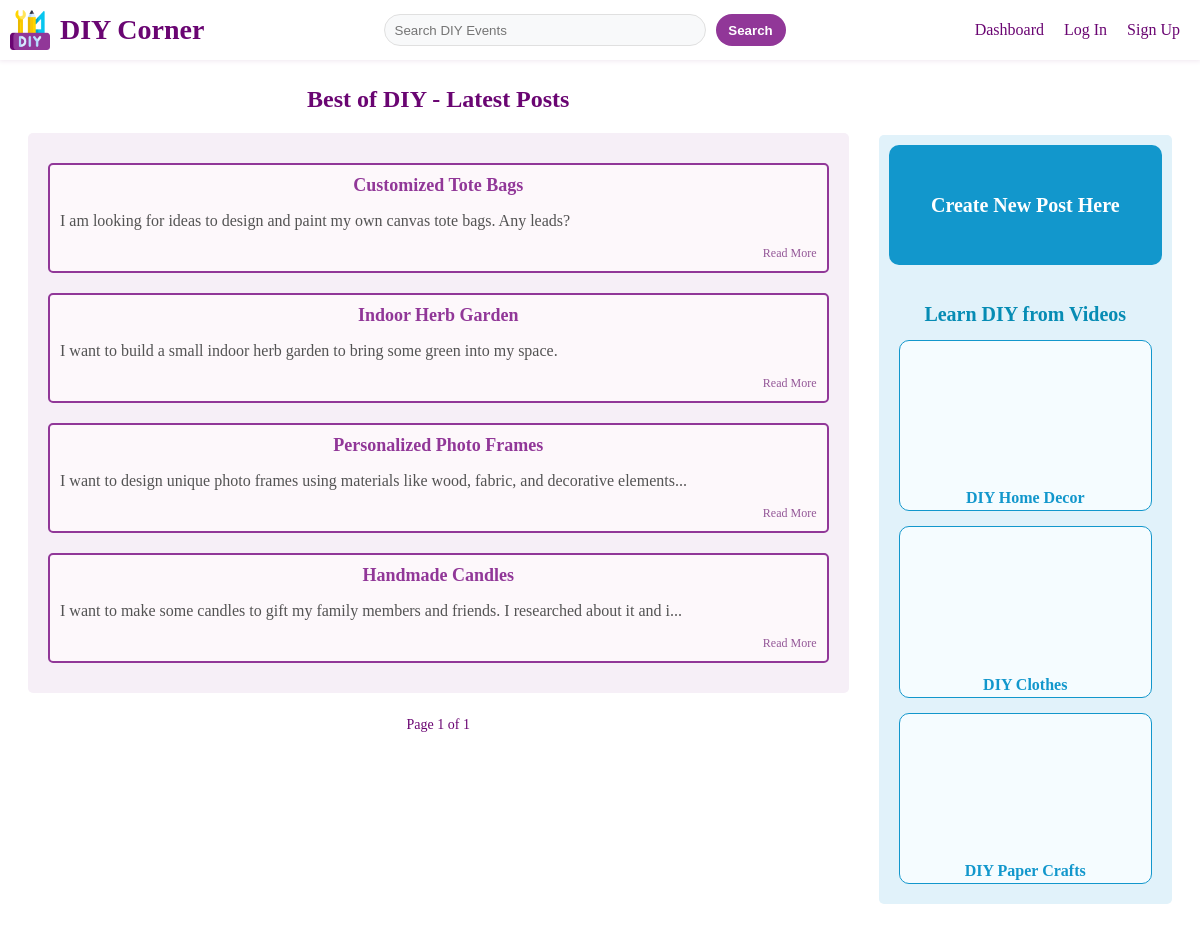
/dashboard, run on the app's committed database.
### app/models.py (models this page shows, shortened)
class Post(db.Model):
    __tablename__ = 'post'
    id = db.Column(db.Integer, primary_key=True, autoincrement=True)
    title = db.Column(db.String(100), nullable=False)
    content = db.Column(db.Text, nullable=False)
    date_posted = db.Column(db.DateTime, nullable=False, default=datetime.now)
    user_id = db.Column(db.Integer, db.ForeignKey('user.id'), nullable=False)
    author = db.relationship('User', backref=db.backref('post'))

### app/routes.py (the view)
@app.route('/dashboard', methods=['GET', 'POST'])
def dashboard():
    form=PostForm()
    page = request.args.get('page', 1, type=int)
    posts = Post.query.order_by(Post.date_posted.desc()).paginate(page=page, per_page=4)
    return render_template('dashboard.html', title='Dashboard', user=current_user, posts=posts, form=form, page=page)

### app/forms.py
class PostForm(FlaskForm):
    title = TextAreaField('Title', validators=[DataRequired()])
    content = TextAreaField('Content', validators=[DataRequired()])
    submit = SubmitField('Create new post')

### app/templates/dashboard.html (shortened to what this page needs)
{% extends "base.html" %}
{% block content %}
    <div class="dashboard-container">
        <div class="dashboard-left">
            <h1>Best of DIY - Latest Posts</h1>
            <div class="all-posts">
                {% for post in posts.items %}
                <div class="all-posts-list">
                    <a href="{{ url_for('details', post_id=post.id) }}" class="all-posts-title">{{ post.title }}</a>
                    <p>{{ post.content | truncate(100) }}</p>
                    <a href="{{ url_for('details', post_id=post.id) }}" class="read-more">Read More</a>
                </div>
                {% endfor %}
            </div>
            <div class="pages">
                <p>Page {{ posts.page }} of {{ posts.pages }}</p>
            </div>
        </div>
        <div class="dashboard-right">
            <a href="{{ url_for('post') }}" class="create-button">Create New Post Here</a>
            <h1>Learn DIY from Videos</h1>
            <div class="video-grid">
                    <div class="video-container">
                        <iframe src="https://www.youtube.com/embed/QVfEGFvIDnc?si=Cei9VK51KD9ou2X9" title="YouTube video player" allow="accelerometer; autoplay; clipboard-write; encrypted-media; gyroscope; picture-in-picture; web-share" allowfullscreen></iframe>
                        <p>DIY Home Decor</p>
                    </div>
                    <div class="video-container">
                        <iframe src="https://www.youtube.com/embed/x3GINpzPkXo?si=aq_kUpp5knVp_4PK" title="YouTube video player" allow="accelerometer; autoplay; clipboard-write; encrypted-media; gyroscope; picture-in-picture; web-share" allowfullscreen></iframe>
                        <p>DIY Clothes</p>
                    </div>
                    <div class="video-container">
                        <iframe src="https://www.youtube.com/embed/drT-Qp1PA30?si=W9aBeQiDM2I64Jkm" title="YouTube video player" allow="accelerometer; autoplay; clipboard-write; encrypted-media; gyroscope; picture-in-picture; web-share" allowfullscreen></iframe>
                        <p>DIY Paper Crafts</p>
                    </div>
            </div>
        </div>
    </div>
{% endblock %}

### app/static/css/base.css (style rules this page uses)
* { list-style: none; text-decoration: none; }

### app/static/css/index.css (style rules this page uses)
* { list-style: none; text-decoration: none; }

### app/static/css/dashboard.css (style rules this page uses)
* { list-style: none; text-decoration: none; }
.dashboard-container { display: flex; padding: 20px; margin-top: 50px; }
.dashboard-left { flex: 3; width: 75%; margin-right: 30px; }
.dashboard-left h1 { font-size: 24px; color: #6a0572; font-weight: 800; text-align: center; margin-bottom: 20px; }
.all-posts { padding: 10px 20px; background-color: #f6eff7; border-radius: 5px; }
.all-posts-list { position: relative; border: 2px solid #913798; padding: 10px; margin-top: 20px; margin-bottom: 20px; background-color: #fdf8fb; border-radius: 5px; word-wrap: break-word; word-break: break-all; }
.all-posts-title { display: block; text-align: center; font-size: 18px; color: #913798; font-weight: 700; }
.all-posts-list p { font-size: 16px; color: #535353; font-weight: 400; text-align: justify; }
.read-more { display: block; text-align: right; font-size: 12px; color: #935697; font-weight: 500; }
.pages { display: flex; justify-content: space-between; align-items: center; text-align: center; margin-top: 10px; }
.pages p { flex: 1; font-size: 14px; color: #6a0572; font-weight: 500; }
.dashboard-right { flex: 1; width: 25%; display: flex; flex-direction: column; text-align: center; align-items: center; background-color: #e1f2fa; border-radius: 5px; padding: 10px; margin-top: 65px; }
.create-button { display: flex; justify-content: center; align-items: center; width: 100%; height: 120px; border: none; border-radius: 10px; background-color: #1297cc; color: white; font-size: 20px; font-weight: 600; text-align: center; cursor: pointer; outline: none; transition: all 0.3s ease; margin-bottom: 25px; }
.dashboard-right h1 { font-size: 20px; color: #068cb4; font-weight: 700; text-align: center; }
.video-grid { display: flex; flex-wrap: wrap; gap: 5px; padding: 0 10px; width: auto; height: auto; }
.video-container { background-color: #f5fcff; border: 1px solid #1297cc; border-radius: 10px; margin-bottom: 10px; }
.video-container iframe { width: 100%; height: auto; aspect-ratio: 16 / 9; border: none; border-radius: 10px; }
.video-container p { font-size: 16px; color: #1297cc; font-weight: 700; margin: 3px; text-align: center; }

### app/static/css/details.css (style rules this page uses)
* { list-style: none; text-decoration: none; }

### app/static/css/forms.css (style rules this page uses)
* { list-style: none; text-decoration: none; }

### app/static/css/profile.css (style rules this page uses)
* { list-style: none; text-decoration: none; }

### data on the page
Post: title "Customized Tote Bags", content "I am looking for ideas to design and paint my own canvas tote bags. Any leads?"
Post: title "Indoor Herb Garden", content "I want to build a small indoor herb garden to bring some green into my space."
Post: title "Personalized Photo Frames", content "I want to design unique photo frames using materials like wood, fabric, and decorative elements..."
Post: title "Handmade Candles", content "I want to make some candles to gift my family members and friends. I researched about it and i..."

### other printed values
{{ posts.page }} "1"
{{ posts.pages }} "1"
